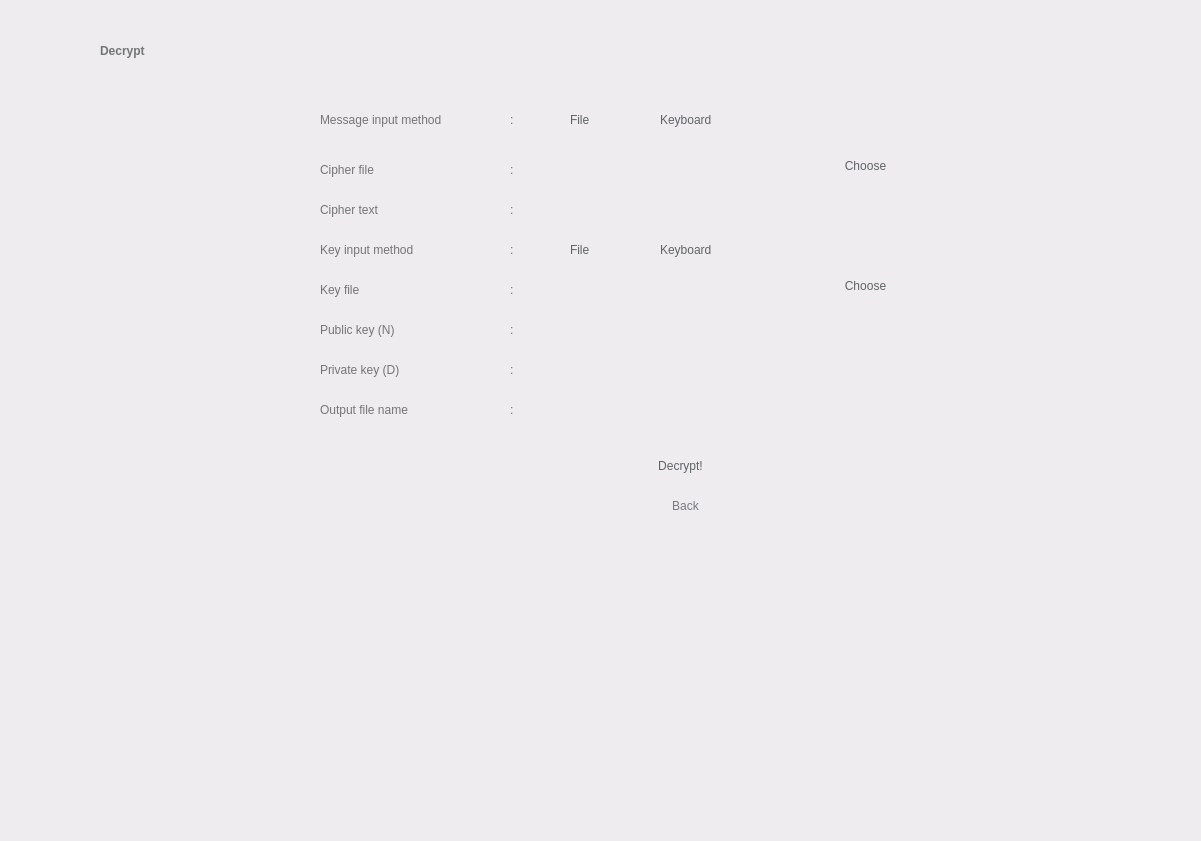
<?xml version="1.0" encoding="UTF-8"?>
<ui version="4.0">
 <class>Widget</class>
 <widget class="QWidget" name="Widget">
  <property name="geometry">
   <rect>
    <x>0</x>
    <y>0</y>
    <width>1201</width>
    <height>841</height>
   </rect>
  </property>
  <property name="windowTitle">
   <string>Widget</string>
  </property>
  <property name="styleSheet">
   <string notr="true">background-color: rgb(238, 236, 239);</string>
  </property>
  <widget class="QWidget" name="widget1" native="true">
   <property name="geometry">
    <rect>
     <x>0</x>
     <y>0</y>
     <width>1201</width>
     <height>841</height>
    </rect>
   </property>
   <property name="styleSheet">
    <string notr="true">QWidget#widget1 {background-color: rgb(246, 245, 247);};

</string>
   </property>
   <widget class="QLabel" name="label">
    <property name="geometry">
     <rect>
      <x>100</x>
      <y>30</y>
      <width>241</width>
      <height>41</height>
     </rect>
    </property>
    <property name="styleSheet">
     <string notr="true">background-color: rgba(255, 255, 255, 0);
color: rgb(116, 116, 118);
font: 36pt &quot;Product Sans&quot;;
font-weight: bold;
</string>
    </property>
    <property name="text">
     <string>Decrypt</string>
    </property>
    <property name="alignment">
     <set>Qt::AlignLeading|Qt::AlignLeft|Qt::AlignVCenter</set>
    </property>
   </widget>
   <widget class="QPushButton" name="goButton">
    <property name="geometry">
     <rect>
      <x>600</x>
      <y>440</y>
      <width>161</width>
      <height>51</height>
     </rect>
    </property>
    <property name="styleSheet">
     <string notr="true">font: 17pt &quot;Product Sans&quot;;
color: rgb(96, 99, 103);
border-radius: 25px;
</string>
    </property>
    <property name="text">
     <string>Decrypt!</string>
    </property>
   </widget>
   <widget class="QRadioButton" name="inputButton_1">
    <property name="geometry">
     <rect>
      <x>550</x>
      <y>110</y>
      <width>61</width>
      <height>20</height>
     </rect>
    </property>
    <property name="styleSheet">
     <string notr="true">font: 15pt &quot;Product Sans&quot;;
border-radius: 4px;
color: rgb(96, 99, 103);
background-color: rgba(255, 255, 255, 0);
</string>
    </property>
    <property name="text">
     <string>File</string>
    </property>
    <property name="autoExclusive">
     <bool>true</bool>
    </property>
    <attribute name="buttonGroup">
     <string notr="true">buttonGroup</string>
    </attribute>
   </widget>
   <widget class="QRadioButton" name="inputButton_2">
    <property name="geometry">
     <rect>
      <x>640</x>
      <y>110</y>
      <width>101</width>
      <height>20</height>
     </rect>
    </property>
    <property name="styleSheet">
     <string notr="true">font: 15pt &quot;Product Sans&quot;;
background-color: rgba(255, 255, 255, 0);
border-radius: 4px;
color: rgb(96, 99, 103);
</string>
    </property>
    <property name="text">
     <string>Keyboard</string>
    </property>
    <attribute name="buttonGroup">
     <string notr="true">buttonGroup</string>
    </attribute>
   </widget>
   <widget class="QLineEdit" name="inputFileField">
    <property name="geometry">
     <rect>
      <x>530</x>
      <y>150</y>
      <width>291</width>
      <height>31</height>
     </rect>
    </property>
    <property name="styleSheet">
     <string notr="true">border-radius: 2px;
padding-left: 10px;
color: rgb(116, 116, 118);
</string>
    </property>
    <property name="readOnly">
     <bool>true</bool>
    </property>
   </widget>
   <widget class="QLineEdit" name="publicKeyField">
    <property name="geometry">
     <rect>
      <x>530</x>
      <y>310</y>
      <width>291</width>
      <height>31</height>
     </rect>
    </property>
    <property name="styleSheet">
     <string notr="true">border-radius: 2px;
padding-left: 10px;
color: rgb(116, 116, 118);
</string>
    </property>
   </widget>
   <widget class="QLineEdit" name="inputKeyboardField">
    <property name="geometry">
     <rect>
      <x>530</x>
      <y>190</y>
      <width>291</width>
      <height>31</height>
     </rect>
    </property>
    <property name="styleSheet">
     <string notr="true">border-radius: 2px;
padding-left: 10px;
color: rgb(116, 116, 118);
</string>
    </property>
    <property name="readOnly">
     <bool>true</bool>
    </property>
   </widget>
   <widget class="QPushButton" name="messageFileButton">
    <property name="geometry">
     <rect>
      <x>830</x>
      <y>150</y>
      <width>71</width>
      <height>31</height>
     </rect>
    </property>
    <property name="styleSheet">
     <string notr="true">font: 15pt &quot;Product Sans&quot;;
color: rgb(96, 99, 103);
border-radius: 15px;
</string>
    </property>
    <property name="text">
     <string>Choose</string>
    </property>
   </widget>
   <widget class="QLabel" name="label_6">
    <property name="geometry">
     <rect>
      <x>320</x>
      <y>110</y>
      <width>171</width>
      <height>20</height>
     </rect>
    </property>
    <property name="styleSheet">
     <string notr="true">background-color: rgba(255, 255, 255, 0);
font: 15pt &quot;Product Sans&quot;;
color: rgb(116, 116, 118);</string>
    </property>
    <property name="text">
     <string>Message input method</string>
    </property>
    <property name="alignment">
     <set>Qt::AlignLeading|Qt::AlignLeft|Qt::AlignVCenter</set>
    </property>
   </widget>
   <widget class="QLabel" name="label_7">
    <property name="geometry">
     <rect>
      <x>320</x>
      <y>160</y>
      <width>171</width>
      <height>20</height>
     </rect>
    </property>
    <property name="styleSheet">
     <string notr="true">background-color: rgba(255, 255, 255, 0);
font: 15pt &quot;Product Sans&quot;;
color: rgb(116, 116, 118);</string>
    </property>
    <property name="text">
     <string>Cipher file</string>
    </property>
    <property name="alignment">
     <set>Qt::AlignLeading|Qt::AlignLeft|Qt::AlignVCenter</set>
    </property>
   </widget>
   <widget class="QLabel" name="label_8">
    <property name="geometry">
     <rect>
      <x>320</x>
      <y>200</y>
      <width>171</width>
      <height>20</height>
     </rect>
    </property>
    <property name="styleSheet">
     <string notr="true">background-color: rgba(255, 255, 255, 0);
font: 15pt &quot;Product Sans&quot;;
color: rgb(116, 116, 118);</string>
    </property>
    <property name="text">
     <string>Cipher text</string>
    </property>
    <property name="alignment">
     <set>Qt::AlignLeading|Qt::AlignLeft|Qt::AlignVCenter</set>
    </property>
   </widget>
   <widget class="QLabel" name="label_10">
    <property name="geometry">
     <rect>
      <x>320</x>
      <y>320</y>
      <width>171</width>
      <height>20</height>
     </rect>
    </property>
    <property name="styleSheet">
     <string notr="true">background-color: rgba(255, 255, 255, 0);
font: 15pt &quot;Product Sans&quot;;
color: rgb(116, 116, 118);</string>
    </property>
    <property name="text">
     <string>Public key (N)</string>
    </property>
    <property name="alignment">
     <set>Qt::AlignLeading|Qt::AlignLeft|Qt::AlignVCenter</set>
    </property>
   </widget>
   <widget class="QLabel" name="label_12">
    <property name="geometry">
     <rect>
      <x>510</x>
      <y>200</y>
      <width>16</width>
      <height>20</height>
     </rect>
    </property>
    <property name="styleSheet">
     <string notr="true">background-color: rgba(255, 255, 255, 0);
font: 15pt &quot;Product Sans&quot;;
color: rgb(116, 116, 118);</string>
    </property>
    <property name="text">
     <string>:</string>
    </property>
    <property name="alignment">
     <set>Qt::AlignLeading|Qt::AlignLeft|Qt::AlignVCenter</set>
    </property>
   </widget>
   <widget class="QLabel" name="label_13">
    <property name="geometry">
     <rect>
      <x>510</x>
      <y>160</y>
      <width>16</width>
      <height>20</height>
     </rect>
    </property>
    <property name="styleSheet">
     <string notr="true">background-color: rgba(255, 255, 255, 0);
font: 15pt &quot;Product Sans&quot;;
color: rgb(116, 116, 118);</string>
    </property>
    <property name="text">
     <string>:</string>
    </property>
    <property name="alignment">
     <set>Qt::AlignLeading|Qt::AlignLeft|Qt::AlignVCenter</set>
    </property>
   </widget>
   <widget class="QLabel" name="label_15">
    <property name="geometry">
     <rect>
      <x>510</x>
      <y>110</y>
      <width>16</width>
      <height>20</height>
     </rect>
    </property>
    <property name="styleSheet">
     <string notr="true">background-color: rgba(255, 255, 255, 0);
font: 15pt &quot;Product Sans&quot;;
color: rgb(116, 116, 118);</string>
    </property>
    <property name="text">
     <string>:</string>
    </property>
    <property name="alignment">
     <set>Qt::AlignLeading|Qt::AlignLeft|Qt::AlignVCenter</set>
    </property>
   </widget>
   <widget class="QLabel" name="label_17">
    <property name="geometry">
     <rect>
      <x>510</x>
      <y>320</y>
      <width>16</width>
      <height>20</height>
     </rect>
    </property>
    <property name="styleSheet">
     <string notr="true">background-color: rgba(255, 255, 255, 0);
font: 15pt &quot;Product Sans&quot;;
color: rgb(116, 116, 118);</string>
    </property>
    <property name="text">
     <string>:</string>
    </property>
    <property name="alignment">
     <set>Qt::AlignLeading|Qt::AlignLeft|Qt::AlignVCenter</set>
    </property>
   </widget>
   <widget class="QPushButton" name="backButton">
    <property name="geometry">
     <rect>
      <x>650</x>
      <y>490</y>
      <width>71</width>
      <height>31</height>
     </rect>
    </property>
    <property name="styleSheet">
     <string notr="true">font: 12pt &quot;Product Sans&quot;;
color: rgb(118, 121, 128);
background-color: rgba(255, 255, 255, 0);
border-radius: 15px;
</string>
    </property>
    <property name="text">
     <string>Back</string>
    </property>
   </widget>
   <widget class="QLabel" name="label_9">
    <property name="geometry">
     <rect>
      <x>320</x>
      <y>240</y>
      <width>171</width>
      <height>20</height>
     </rect>
    </property>
    <property name="styleSheet">
     <string notr="true">background-color: rgba(255, 255, 255, 0);
font: 15pt &quot;Product Sans&quot;;
color: rgb(116, 116, 118);</string>
    </property>
    <property name="text">
     <string>Key input method</string>
    </property>
    <property name="alignment">
     <set>Qt::AlignLeading|Qt::AlignLeft|Qt::AlignVCenter</set>
    </property>
   </widget>
   <widget class="QLabel" name="label_16">
    <property name="geometry">
     <rect>
      <x>510</x>
      <y>240</y>
      <width>16</width>
      <height>20</height>
     </rect>
    </property>
    <property name="styleSheet">
     <string notr="true">background-color: rgba(255, 255, 255, 0);
font: 15pt &quot;Product Sans&quot;;
color: rgb(116, 116, 118);</string>
    </property>
    <property name="text">
     <string>:</string>
    </property>
    <property name="alignment">
     <set>Qt::AlignLeading|Qt::AlignLeft|Qt::AlignVCenter</set>
    </property>
   </widget>
   <widget class="QRadioButton" name="inputButton_3">
    <property name="geometry">
     <rect>
      <x>640</x>
      <y>240</y>
      <width>101</width>
      <height>20</height>
     </rect>
    </property>
    <property name="styleSheet">
     <string notr="true">font: 15pt &quot;Product Sans&quot;;
background-color: rgba(255, 255, 255, 0);
border-radius: 4px;
color: rgb(96, 99, 103);
</string>
    </property>
    <property name="text">
     <string>Keyboard</string>
    </property>
   </widget>
   <widget class="QLineEdit" name="privateKeyField">
    <property name="geometry">
     <rect>
      <x>530</x>
      <y>350</y>
      <width>291</width>
      <height>31</height>
     </rect>
    </property>
    <property name="styleSheet">
     <string notr="true">border-radius: 2px;
padding-left: 10px;
color: rgb(116, 116, 118);
</string>
    </property>
   </widget>
   <widget class="QLabel" name="label_14">
    <property name="geometry">
     <rect>
      <x>320</x>
      <y>360</y>
      <width>171</width>
      <height>20</height>
     </rect>
    </property>
    <property name="styleSheet">
     <string notr="true">background-color: rgba(255, 255, 255, 0);
font: 15pt &quot;Product Sans&quot;;
color: rgb(116, 116, 118);</string>
    </property>
    <property name="text">
     <string>Private key (D)</string>
    </property>
    <property name="alignment">
     <set>Qt::AlignLeading|Qt::AlignLeft|Qt::AlignVCenter</set>
    </property>
   </widget>
   <widget class="QLabel" name="label_19">
    <property name="geometry">
     <rect>
      <x>510</x>
      <y>360</y>
      <width>16</width>
      <height>20</height>
     </rect>
    </property>
    <property name="styleSheet">
     <string notr="true">background-color: rgba(255, 255, 255, 0);
font: 15pt &quot;Product Sans&quot;;
color: rgb(116, 116, 118);</string>
    </property>
    <property name="text">
     <string>:</string>
    </property>
    <property name="alignment">
     <set>Qt::AlignLeading|Qt::AlignLeft|Qt::AlignVCenter</set>
    </property>
   </widget>
   <widget class="QLineEdit" name="KeyFileName">
    <property name="geometry">
     <rect>
      <x>530</x>
      <y>390</y>
      <width>291</width>
      <height>31</height>
     </rect>
    </property>
    <property name="styleSheet">
     <string notr="true">border-radius: 2px;
padding-left: 10px;
color: rgb(116, 116, 118);
</string>
    </property>
   </widget>
   <widget class="QLabel" name="label_31">
    <property name="geometry">
     <rect>
      <x>320</x>
      <y>400</y>
      <width>171</width>
      <height>20</height>
     </rect>
    </property>
    <property name="styleSheet">
     <string notr="true">background-color: rgba(255, 255, 255, 0);
font: 15pt &quot;Product Sans&quot;;
color: rgb(116, 116, 118);</string>
    </property>
    <property name="text">
     <string>Output file name</string>
    </property>
    <property name="alignment">
     <set>Qt::AlignLeading|Qt::AlignLeft|Qt::AlignVCenter</set>
    </property>
   </widget>
   <widget class="QLabel" name="label_30">
    <property name="geometry">
     <rect>
      <x>510</x>
      <y>400</y>
      <width>16</width>
      <height>20</height>
     </rect>
    </property>
    <property name="styleSheet">
     <string notr="true">background-color: rgba(255, 255, 255, 0);
font: 15pt &quot;Product Sans&quot;;
color: rgb(116, 116, 118);</string>
    </property>
    <property name="text">
     <string>:</string>
    </property>
    <property name="alignment">
     <set>Qt::AlignLeading|Qt::AlignLeft|Qt::AlignVCenter</set>
    </property>
   </widget>
   <widget class="QLineEdit" name="messageOutput">
    <property name="geometry">
     <rect>
      <x>320</x>
      <y>560</y>
      <width>591</width>
      <height>181</height>
     </rect>
    </property>
    <property name="styleSheet">
     <string notr="true">border-radius: 2px;
padding-left: 10px;
color: rgb(116, 116, 118);
</string>
    </property>
   </widget>
   <widget class="QRadioButton" name="inputButton_4">
    <property name="geometry">
     <rect>
      <x>550</x>
      <y>240</y>
      <width>101</width>
      <height>20</height>
     </rect>
    </property>
    <property name="styleSheet">
     <string notr="true">font: 15pt &quot;Product Sans&quot;;
background-color: rgba(255, 255, 255, 0);
border-radius: 4px;
color: rgb(96, 99, 103);
</string>
    </property>
    <property name="text">
     <string>File</string>
    </property>
   </widget>
   <widget class="QLabel" name="label_20">
    <property name="geometry">
     <rect>
      <x>510</x>
      <y>280</y>
      <width>16</width>
      <height>20</height>
     </rect>
    </property>
    <property name="styleSheet">
     <string notr="true">background-color: rgba(255, 255, 255, 0);
font: 15pt &quot;Product Sans&quot;;
color: rgb(116, 116, 118);</string>
    </property>
    <property name="text">
     <string>:</string>
    </property>
    <property name="alignment">
     <set>Qt::AlignLeading|Qt::AlignLeft|Qt::AlignVCenter</set>
    </property>
   </widget>
   <widget class="QLineEdit" name="inputFileField_2">
    <property name="geometry">
     <rect>
      <x>530</x>
      <y>270</y>
      <width>291</width>
      <height>31</height>
     </rect>
    </property>
    <property name="styleSheet">
     <string notr="true">border-radius: 2px;
padding-left: 10px;
color: rgb(116, 116, 118);
</string>
    </property>
    <property name="readOnly">
     <bool>true</bool>
    </property>
   </widget>
   <widget class="QLabel" name="label_21">
    <property name="geometry">
     <rect>
      <x>320</x>
      <y>280</y>
      <width>171</width>
      <height>20</height>
     </rect>
    </property>
    <property name="styleSheet">
     <string notr="true">background-color: rgba(255, 255, 255, 0);
font: 15pt &quot;Product Sans&quot;;
color: rgb(116, 116, 118);</string>
    </property>
    <property name="text">
     <string>Key file</string>
    </property>
    <property name="alignment">
     <set>Qt::AlignLeading|Qt::AlignLeft|Qt::AlignVCenter</set>
    </property>
   </widget>
   <widget class="QPushButton" name="keyFileButton">
    <property name="geometry">
     <rect>
      <x>830</x>
      <y>270</y>
      <width>71</width>
      <height>31</height>
     </rect>
    </property>
    <property name="styleSheet">
     <string notr="true">font: 15pt &quot;Product Sans&quot;;
color: rgb(96, 99, 103);
border-radius: 15px;
</string>
    </property>
    <property name="text">
     <string>Choose</string>
    </property>
   </widget>
  </widget>
 </widget>
 <resources/>
 <connections/>
 <buttongroups>
  <buttongroup name="buttonGroup"/>
 </buttongroups>
</ui>
